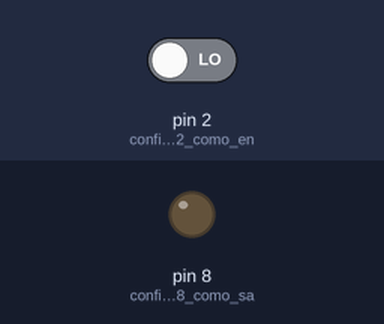
A sketch run on a simulated Arduino Uno, built with avr-gcc and run on an emulated ATmega328P. Parts: output pins drawn as LEDs (lit = HIGH). The test bench sets the inputs (shaded band); at power-on: pin 2 (configura_porta_2_como_en) LOW.

Above: at 1.2 s.
1.3 s: pin 2 (configura_porta_2_como_en) driven HIGH
At 2.3 s:
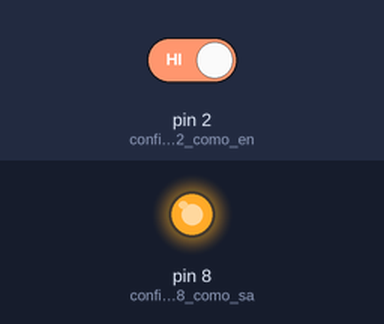
2.8 s: pin 2 (configura_porta_2_como_en) driven LOW
At 3.5 s:
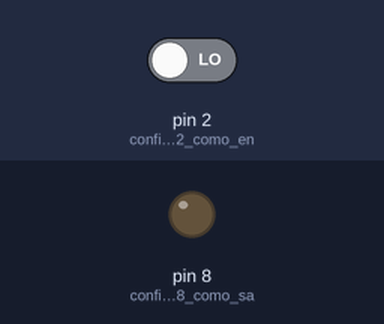
Timing chart, 0 to 5.8 s (numbered marks = the images above; inputs shaded):
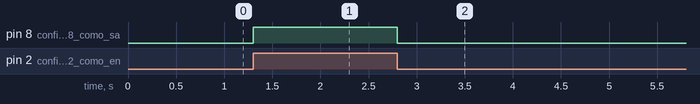

The sketch:

buzzer-botao.ino
```cpp
//Ativa buzzer com botão

int estadoBotao = 0; //o estado do botão será 0, ou seja, estará desligado

void setup() {
  pinMode (2, INPUT) ; //configura porta 2 como entrada digital
  pinMode (8, OUTPUT) ; // configura porta 8 como saída digital
}

void loop() {
  estadoBotao = digitalRead (2) ; //A função digitalRead() é usada para ler o estado lógico
  digitalWrite (8, estadoBotao) ; //A fução digitalWrite() é usada para acionar um valor
}
```

Measured:
- after the input at 1.3 s, pin 8 (configura_porta_8_como_sa): LOW → HIGH at once
- after the input at 2.8 s, pin 8 (configura_porta_8_como_sa): HIGH → LOW at once
